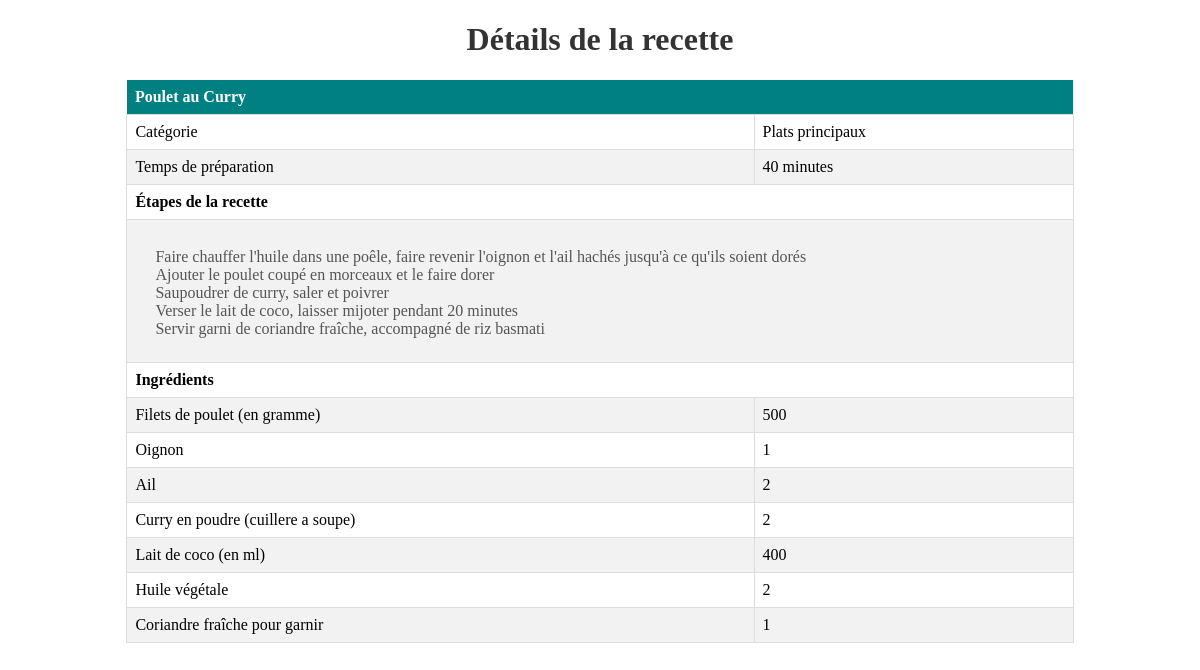
The page /afficherRecette.php?recette_id=19 on the database its author committed.
### tables this page shows
CREATE TABLE `recettes` (
  `id` int(11) NOT NULL AUTO_INCREMENT,
  `nom` varchar(255) NOT NULL,
  `image` varchar(255) DEFAULT NULL,
  `difficulte` varchar(255) DEFAULT NULL,
  `temps_preparation` int(11) DEFAULT NULL,
  `ustensiles` varchar(255) DEFAULT NULL,
  `etapes_recette` text DEFAULT NULL,
  `id_categorie` int(11) DEFAULT NULL,
  `id_ingredient` int(11) DEFAULT NULL,
  PRIMARY KEY (`id`),
  KEY `id_categorie` (`id_categorie`),
  KEY `id_ingredient` (`id_ingredient`),
  CONSTRAINT `recettes_ibfk_1` FOREIGN KEY (`id_categorie`) REFERENCES `categories` (`id`),
  CONSTRAINT `recettes_ibfk_2` FOREIGN KEY (`id_ingredient`) REFERENCES `ingredients` (`id`)
);

CREATE TABLE `categories` (
  `id` int(11) NOT NULL AUTO_INCREMENT,
  `nom` varchar(255) NOT NULL,
  PRIMARY KEY (`id`)
);

CREATE TABLE `ingredients` (
  `id` int(11) NOT NULL AUTO_INCREMENT,
  `nom` varchar(255) NOT NULL,
  `recette_id` int(11) DEFAULT NULL,
  PRIMARY KEY (`id`),
  KEY `recette_id` (`recette_id`),
  CONSTRAINT `ingredients_ibfk_1` FOREIGN KEY (`recette_id`) REFERENCES `recettes` (`id`)
);

CREATE TABLE `recette_ingredient` (
  `id` int(11) NOT NULL AUTO_INCREMENT,
  `recette_id` int(11) DEFAULT NULL,
  `ingredient_id` int(11) DEFAULT NULL,
  `quantite` int(11) DEFAULT NULL,
  PRIMARY KEY (`id`),
  KEY `recette_id` (`recette_id`),
  KEY `ingredient_id` (`ingredient_id`),
  CONSTRAINT `recette_ingredient_ibfk_1` FOREIGN KEY (`recette_id`) REFERENCES `recettes` (`id`),
  CONSTRAINT `recette_ingredient_ibfk_2` FOREIGN KEY (`ingredient_id`) REFERENCES `ingredients` (`id`)
);

### src/afficherRecette.php (the view, shortened to what this page needs)
<!DOCTYPE html>
<html lang="fr">
<head>
    <link rel="stylesheet" href="afficherRecette.css">
</head>
<body>
    <h1>Détails de la recette</h1>
    <?php
   $db = new Database();
   $conn = $db->getConnection();
   $recette_id = $_GET['recette_id'];
   $query = "SELECT recettes.nom AS recette_nom, categories.nom AS categorie_nom, recettes.etapes_recette, recettes.temps_preparation,
               ingredients.nom AS ingredient_nom, recette_ingredient.quantite
             FROM recettes
             INNER JOIN categories ON recettes.id_categorie = categories.id
             LEFT JOIN recette_ingredient ON recettes.id = recette_ingredient.recette_id
             LEFT JOIN ingredients ON recette_ingredient.ingredient_id = ingredients.id
             WHERE recettes.id = :recette_id";
   $stmt = $conn->prepare($query);
   $stmt->bindParam(':recette_id', $recette_id);
   $stmt->execute();
   $recetteDetails = $stmt->fetchAll(PDO::FETCH_ASSOC);
   if ($recetteDetails) {
       $nomRecette = $recetteDetails[0]["recette_nom"];
       $categorieNom = $recetteDetails[0]["categorie_nom"];
       $etapesRecette = $recetteDetails[0]["etapes_recette"];
       $tempsPreparation = $recetteDetails[0]["temps_preparation"];
       echo "<table>";
       echo "<tr><th colspan='2'>$nomRecette</th></tr>";
       echo "<tr><td>Catégorie</td><td>$categorieNom</td></tr>";
       echo "<tr><td>Temps de préparation</td><td>$tempsPreparation minutes</td></tr>";
       echo "<tr><td colspan='2'><strong>Étapes de la recette</strong></td></tr>";
       echo "<tr><td colspan='2'><ul>";
       $etapes = explode('.', $etapesRecette);
       foreach ($etapes as $etape) {
           $etape = trim($etape);
           if (!empty($etape)) {
               echo "<li>$etape</li>";
           }
       }
       echo "</ul></td></tr>";
       echo "<tr><td colspan='2'><strong>Ingrédients</strong></td></tr>";
       foreach ($recetteDetails as $detail) {
           $ingredientNom = $detail["ingredient_nom"];
           $quantiteIngredient = $detail["quantite"];
           if ($ingredientNom && $quantiteIngredient) {
               echo "<tr><td>$ingredientNom</td><td>$quantiteIngredient</td></tr>";
           }
       }
       echo "</table>";
   } else {
       echo "Aucune recette trouvée.";
   }
   ?>
</body>
</html>

### src/afficherRecette.css (style rules this page uses)
h1 { text-align: center; color: #333; }
ul { list-style-type: none; padding-left: 20px; }
li { color: #444; }
ul:last-of-type { margin-top: 20px; }
ul:last-of-type li { color: #555; }
table { width: 80%; margin: 20px auto; border-collapse: collapse; }
th { background-color: #008080; color: white; text-align: left; padding: 8px; }
td { border: 1px solid #ddd; padding: 8px; }
tr:nth-child(odd) { background-color: #f2f2f2; }

### rows shown on the page
recettes: nom "Poulet au Curry", temps_preparation "40", etapes_recette "Faire chauffer l'huile dans une poêle, faire revenir l'oignon et l'ail hachés jusqu'à ce qu'ils soient dorés", etapes_recette "Ajouter le poulet coupé en morceaux et le faire dorer", etapes_recette "Saupoudrer de curry, saler et poivrer", etapes_recette "Verser le lait de coco, laisser mijoter pendant 20 minutes", etapes_recette "Servir garni de coriandre fraîche, accompagné de riz basmati", ingredients.nom "Filets de poulet (en gramme)", recette_ingredient.quantite "500", ingredients.nom "Oignon", recette_ingredient.quantite "1", ingredients.nom "Ail", recette_ingredient.quantite "2", ingredients.nom "Curry en poudre (cuillere a soupe)", ingredients.nom "Lait de coco (en ml)", recette_ingredient.quantite "400", ingredients.nom "Huile végétale", ingredients.nom "Coriandre fraîche pour garnir"
categories: nom "Plats principaux"
